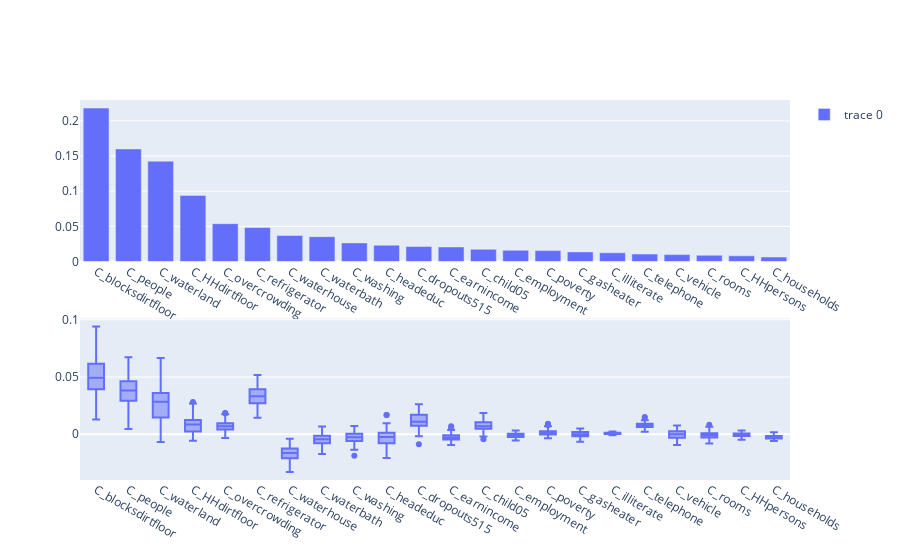

This figure's notebook cell:
### Code cell
plot_feature_importance(df_survey_train, df_survey_test, df_census_train, df_census_test, GradientBoostingRegressor(), ['S_instcement'])

### Figure 1 — Plotly figure (JSON) as saved in the notebook; plotly's stock layout.template omitted (floating-point values rounded to 4 significant figures; data arrays with more than 128 entries replaced by an {"elided": "..."} marker saying what was removed)
{"data": [{"type": "bar", "x": ["C_blocksdirtfloor", "C_people", "C_waterland", "C_HHdirtfloor", "C_overcrowding", "C_refrigerator", "C_waterhouse", "C_waterbath", "C_washing", "C_headeduc", "C_dropouts515", "C_earnincome", "C_child05", "C_employment", "C_poverty", "C_gasheater", "C_illiterate", "C_telephone", "C_vehicle", "C_rooms", "C_HHpersons", "C_households"], "xaxis": "x", "y": [0.2183, 0.1601, 0.1428, 0.09407, 0.05383, 0.04831, 0.03709, 0.03537, 0.0265, 0.02318, 0.02132, 0.02068, 0.0173, 0.01594, 0.0155, 0.01367, 0.01238, 0.01065, 0.009784, 0.008895, 0.008055, 0.006299], "yaxis": "y"}, {"alignmentgroup": "True", "hovertemplate": "variable=%{x}<br>value=%{y}<extra></extra>", "legendgroup": "", "marker": {"color": "#636efa"}, "name": "", "notched": false, "offsetgroup": "", "orientation": "v", "showlegend": false, "type": "box", "x": {"elided": "2200 str values"}, "x0": " ", "xaxis": "x2", "y": {"elided": "2200 float values"}, "y0": " ", "yaxis": "y2"}], "layout": {"autosize": true, "xaxis": {"anchor": "y", "autorange": true, "domain": [0, 1], "range": [-0.5, 21.5], "type": "category"}, "xaxis2": {"anchor": "y2", "autorange": true, "domain": [0, 1], "range": [-0.5, 21.5], "type": "category"}, "yaxis": {"anchor": "x", "autorange": true, "domain": [0.575, 1], "range": [0, 0.2298], "type": "linear"}, "yaxis2": {"anchor": "x2", "autorange": true, "domain": [0, 0.425], "range": [-0.03995, 0.101], "type": "linear"}}}
